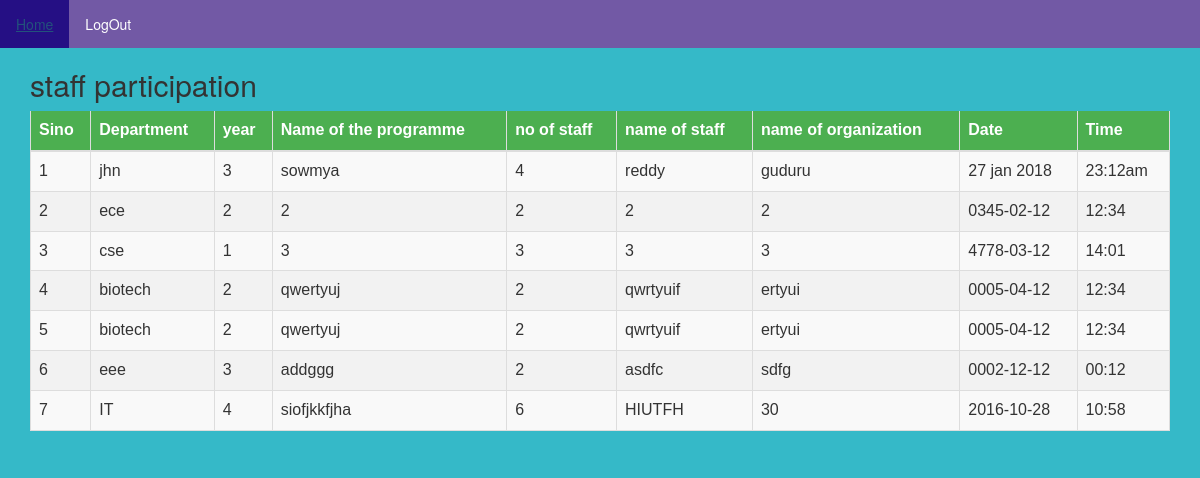
Page /satffview.php on the committed database.
### tables this page shows
CREATE TABLE `satff` (
  `stfid` int(100) NOT NULL,
  `department` varchar(100) NOT NULL,
  `year` int(100) NOT NULL,
  `name of the programme` varchar(100) NOT NULL,
  `no of the staff` int(100) NOT NULL,
  `name of staff` varchar(100) NOT NULL,
  `name of oraganisation` varchar(100) NOT NULL,
  `date` varchar(100) NOT NULL,
  `time` varchar(100) NOT NULL
);

### satffview.php (the view, shortened to what this page needs)
<html lang="en">
<head>
  <link rel="stylesheet" href="https://maxcdn.bootstrapcdn.com/bootstrap/3.3.7/css/bootstrap.min.css">
 </head>
 <body>
<ul>
<li><a href="AllViewedit.html">Home</a></li>
<li><a href="logout.php">LogOut</a></li>
</ul>
<div class="container">
  <h2>staff participation</h2>
  <table class="table table-striped">
    <thead>
      <tr>
        <th>Sino</th>
        <th>Department</th>
	<th>year</th>
        <th>Name of the programme</th>
        <th>no of staff</th>
        <th>name of staff</th>
	<th>name of organization</th>
	<th>Date</th>
	<th>Time</th>
      </tr>
    </thead>
    <tbody>
      <tr>
<?php
 include 'db1.php';
$r=mysqli_query($c,"select * from satff");
while ($row=mysqli_fetch_row($r))
{
echo "<td>".$row[0]."</td>";
echo "<td>".$row[1]." </td>";
echo "<td> ".$row[2]."</td>";
echo "<td> ".$row[3]."</td>";
echo "<td> ".$row[4]."</td>";
echo "<td> ".$row[5]."</td>";
echo "<td> ".$row[6]."</td>";
echo "<td> ".$row[7]."</td>";
echo "<td> ".$row[8]."</td>";
echo  "</tr>";
}
?>
    </tbody>
  </table>
</div>
</body>
</html>

### satffview.php (style rules this page uses)
body { background: #2db7c6f5; }
ul { list-style-type: none; margin: 0; padding: 0; overflow: hidden; background-color: #893699ba; }
li { float: left; }
li a { display: inline-block; color: white; text-align: center; padding: 14px 16px; text-decoration: none; }
table { font-family: "Trebuchet MS", Arial, Helvetica, sans-serif; border-collapse: collapse; width: 100%; }
td,th { border: 1px solid #ddd; padding: 8px; }
tr { background-color: #f2f2f2; }
th { padding-top: 12px; padding-bottom: 12px; text-align: left; background-color: #4CAF50; color: white; }

### rows in the picture
satff: stfid "1", department "jhn", year "3", name of the programme "sowmya", no of the staff "4", name of staff "reddy", name of oraganisation "guduru", date "27 jan 2018", time "23:12am"
satff: stfid "2", department "ece", year "2", name of the programme "2", no of the staff "2", name of staff "2", name of oraganisation "2", date "0345-02-12", time "12:34"
satff: stfid "3", department "cse", year "1", name of the programme "3", no of the staff "3", name of staff "3", name of oraganisation "3", date "4778-03-12", time "14:01"
satff: stfid "4", department "biotech", year "2", name of the programme "qwertyuj", no of the staff "2", name of staff "qwrtyuif", name of oraganisation "ertyui", date "0005-04-12", time "12:34"
satff: stfid "5", department "biotech", year "2", name of the programme "qwertyuj", no of the staff "2", name of staff "qwrtyuif", name of oraganisation "ertyui", date "0005-04-12", time "12:34"
satff: stfid "6", department "eee", year "3", name of the programme "addggg", no of the staff "2", name of staff "asdfc", name of oraganisation "sdfg", date "0002-12-12", time "00:12"
satff: stfid "7", department "IT", year "4", name of the programme "siofjkkfjha", no of the staff "6", name of staff "HIUTFH", name of oraganisation "30", date "2016-10-28", time "10:58"
